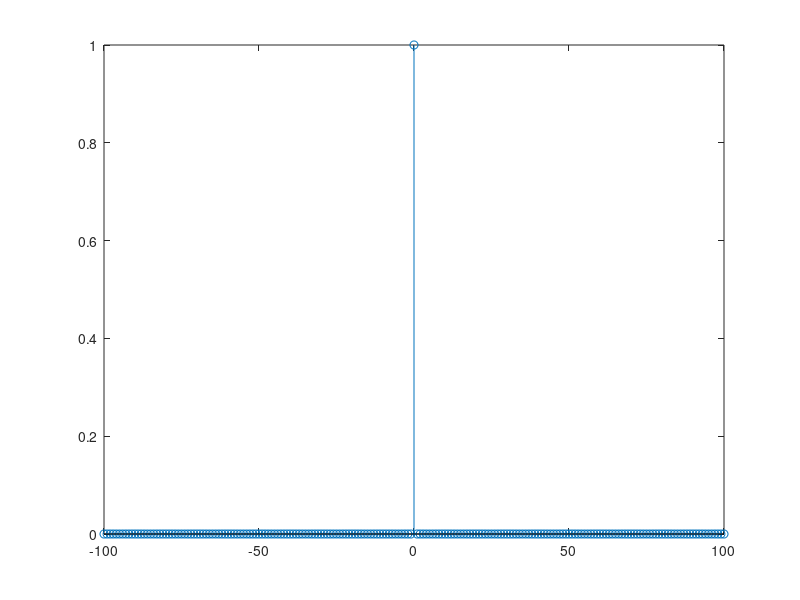

The MATLAB script that drew this image:
% Method 1 of plotting delta function

% time sample range
n = -100:100;

% creating delta function
delta_n = [zeros(1,100), 1, zeros(1,100)];
stem(n,delta_n)

% Method 2 of plotting delta function
n = -100:100;

% creating delta function
delta_n = (n == 0); % gives ... 0 0 0 1 0 0 0 ...
stem(n,delta_n)